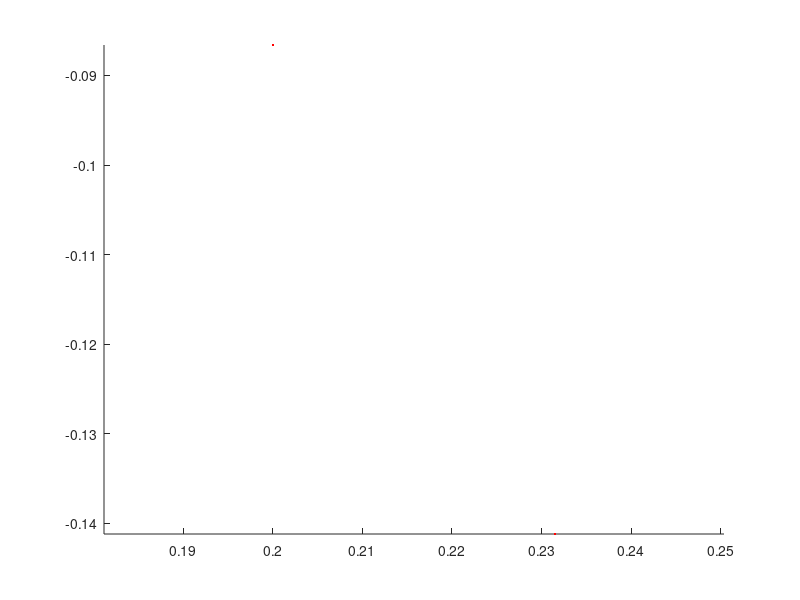

Recreate this plot in MATLAB. (Note: this script raises an error after producing the figure.)
clc; clear;
hold on;

a1=pi/2;ac=pi/2; a2=0; a3=0;ab=0; % the angle alpha between z_i1 and z_i measured about x_i 
%t1=0:1:90; tc=t1; t2=0; t3=0; % the angle theta between x_i1 and x_i measured about z_i1 
%t1=t1*(pi/180);tc=tc*(pi/180);t2=t2*(pi/180);t3=t3*(pi/180)
r1=0;rc=.1; r2=.25; r3=.25; rb=.15; %  distance along x_i from O_i to the intersection of the x_i and z_i1 axes.
d1=.1524; dc=0; d2=0; d3=0; db=0; % distance along z_i1 from O_i1 to the intersection of the x_i and z_i1 axes.

 for t1=-pi/3:pi/24:pi/3
      for tb=0:pi/3:2*pi
          for tc=t1+tb
        for t2=-3*pi/8:pi/12:pi/4
            for t3=-pi/4:pi/12:-pi/8
hb=[cos(tb) -sin(tb)*cos(ab) sin(tb)*sin(ab) rb*cos(tb);sin(tb) cos(tb)*cos(ab) -cos(tb)*sin(ab) rb*sin(tb);0 sin(ab) cos(ab) db; 0 0 0 1];         
h1=[cos(t1) -sin(t1)*cos(a1) sin(t1)*sin(a1) r1*cos(t1);sin(t1) cos(t1)*cos(a1) -cos(t1)*sin(a1) r1*sin(t1);0 sin(a1) cos(a1) d1; 0 0 0 1];
hc=[cos(tc) -sin(tc)*cos(ac) sin(tc)*sin(ac) rc*cos(tc);sin(tc) cos(tc)*cos(ac) -cos(tc)*sin(ac) rc*sin(tc);0 sin(ac) cos(ac) d1; 0 0 0 1];
h2=[cos(t2) -sin(t2)*cos(a2) sin(t2)*sin(a2) r2*cos(t2);sin(t2) cos(t2)*cos(a2) -cos(t2)*sin(a2) r2*sin(t2);0 sin(a2) cos(a2) d2; 0 0 0 1];
h3=[cos(t3) -sin(t3)*cos(a3) sin(t3)*sin(a3) r3*cos(t3);sin(t3) cos(t3)*cos(a3) -cos(t3)*sin(a3) r3*sin(t3);0 sin(a3) cos(a3) d3; 0 0 0 1];

hob=[hb];
ho1=[h1+hb];
hoc=[hb+hc];
ho2=[hc*h2+hb];
ho3=[hc*h2*h3+hb];

%x=[0 hob(1,4) ho1(1,4) hoc(1,4) ho2(1,4) ho3(1,4)];
x=[ho3(1,4)]
%y=[0 hob(2,4) ho1(2,4) hoc(2,4) ho2(2,4) ho3(2,4)];
y=[ho3(2,4)]
%z=[0 hob(3,4) ho1(3,4) hoc(3,4) ho2(3,4) ho3(3,4)];
z=[ho3(3,4)]

axis equal

plot3(x,y,z,'.r-','LineWidth',2);
%pause(.1)
end;
plot3(x,y,z,'Ob-');
%pause(.1) 
end;
plot3(x,y,z,'.b-');
%pause(.1)
end;
plot3(x,y,z,'.b-');
end;
plot3(x,y,z,'.b-');
pause(.01)
end;
